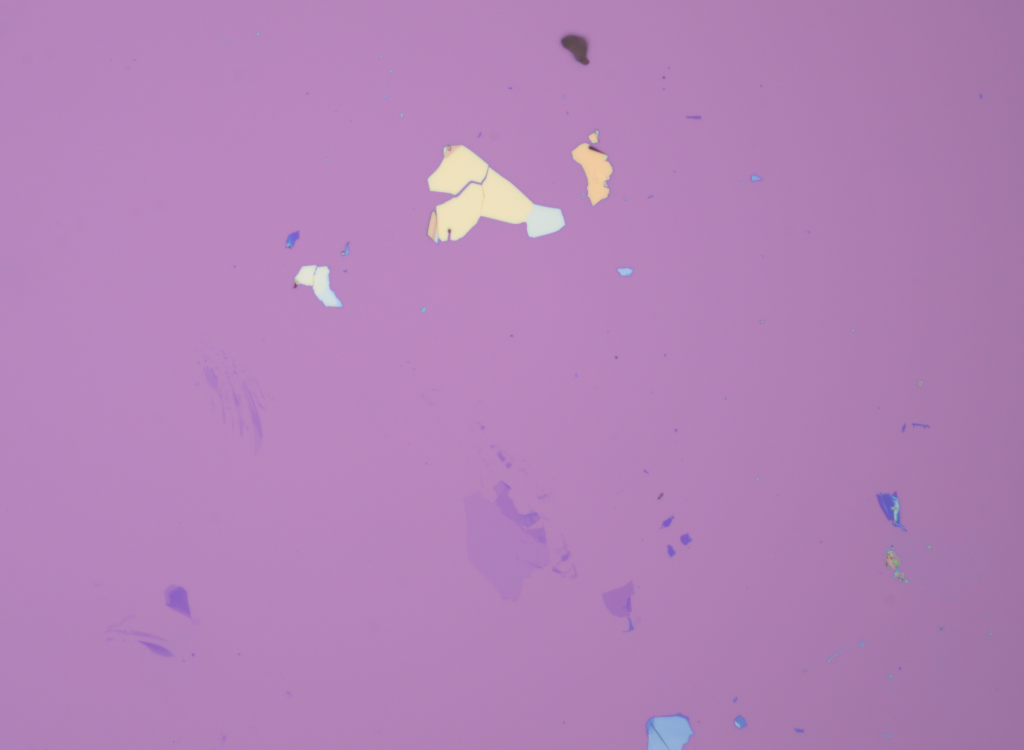
#> input picture TestingEnv/CVTesting/FlakeDetection/images/image4.png, 2048 x 1500 px (shown at 1/2 size)
$ python colorpicker.py images/image4.png
#> lines starting #> are read from the running program, lines starting #| are printed output that depends on the picture; after the words box and inside, x2 and y2 are one past the last pixel; in counts of white or black regions, pixels touching at a corner belong together
#!/usr/bin/env python3
"""
Color Picker Tool
Hover over an image to see the RGB/BGR color values of pixels in real-time.
"""

import cv2
import numpy as np
import sys
import os


class ColorPicker:
    def __init__(self, image_path):
        """
        Initialize the color picker with an image.

        Args:
            image_path: Path to the image file
        """
#> called with image_path = 'images/image4.png'
        # Load image
        self.image_bgr = cv2.imread(image_path, cv2.IMREAD_COLOR)
#> self.image_bgr is the input picture: shape (1500, 2048, 3); mean B, G, R 183, 130.7, 178.5
        if self.image_bgr is None:
            raise ValueError(f"Could not load image from {image_path}")

        # Convert to RGB for display
        self.image_rgb = cv2.cvtColor(self.image_bgr, cv2.COLOR_BGR2RGB)

        # Create a copy for displaying
        self.display_image = self.image_bgr.copy()

        # Current mouse position
        self.mouse_x = 0
        self.mouse_y = 0

        # Window name
        self.window_name = "Color Picker - Press 'q' to quit, 's' to save coordinates"

    # [10 lines left out: function mouse_callback, not called in this run]

    def update_display(self):
        """
        Update the display image with color information overlay.
        """
        # Create a copy of the original image
        display = self.image_bgr.copy()

        # Get pixel color values
        if (0 <= self.mouse_x < self.image_bgr.shape[1] and
            0 <= self.mouse_y < self.image_bgr.shape[0]):

            # BGR values (OpenCV format)
            bgr = self.image_bgr[self.mouse_y, self.mouse_x]
#> bgr = [180, 134, 175]
            b, g, r = int(bgr[0]), int(bgr[1]), int(bgr[2])
#> b = 180; g = 134; r = 175

            # RGB values
            rgb = self.image_rgb[self.mouse_y, self.mouse_x]
#> rgb = [175, 134, 180]
            r_rgb, g_rgb, b_rgb = int(rgb[0]), int(rgb[1]), int(rgb[2])
#> r_rgb = 175; g_rgb = 134; b_rgb = 180

            # Draw crosshair
            cv2.line(display, (self.mouse_x - 20, self.mouse_y),
                    (self.mouse_x + 20, self.mouse_y), (0, 255, 0), 1)
#> display: shape (1500, 2048, 3); under 0.01% of pixels changed, all inside (x1, y1, x2, y2) = (0, 0, 21, 1)
            cv2.line(display, (self.mouse_x, self.mouse_y - 20),
                    (self.mouse_x, self.mouse_y + 20), (0, 255, 0), 1)
#> display: shape (1500, 2048, 3); mean B, G, R 183, 130.8, 178.4

            # Draw a small square showing the color
            color_square_size = 30
            color_square = np.zeros((color_square_size, color_square_size, 3), dtype=np.uint8)
            color_square[:, :] = [b, g, r]  # BGR for OpenCV
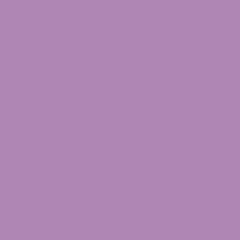
#> color_square: shape (30, 30, 3) (shown 8 times larger); mean of channels 0, 1, 2 180, 134, 175; drawn as B, G, R
            display[10:10+color_square_size, 10:10+color_square_size] = color_square
#> display: shape (1500, 2048, 3); mean B, G, R 183, 130.8, 178.4

            # Draw border around color square
            cv2.rectangle(display, (10, 10), (10+color_square_size, 10+color_square_size),
                         (255, 255, 255), 2)
#> display: shape (1500, 2048, 3); mean B, G, R 183, 130.8, 178.5

            # Prepare text information
            font = cv2.FONT_HERSHEY_SIMPLEX
            font_scale = 0.6
            thickness = 1
            line_height = 20
            y_offset = 50

            # Background for text (semi-transparent)
            text_bg_height = 120
            overlay = display.copy()
            cv2.rectangle(overlay, (10, y_offset - 5), (350, y_offset + text_bg_height),
                         (0, 0, 0), -1)
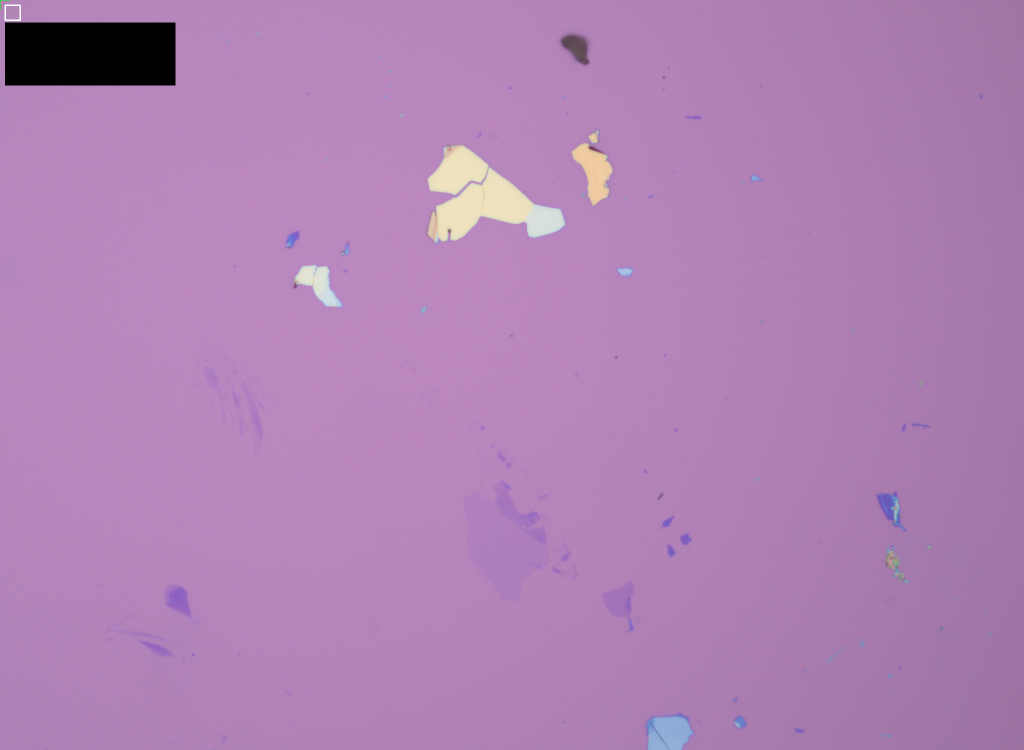
#> overlay: shape (1500, 2048, 3) (shown at 1/2 size); mean B, G, R 180.4, 128.9, 175.9
            cv2.addWeighted(overlay, 0.7, display, 0.3, 0, display)
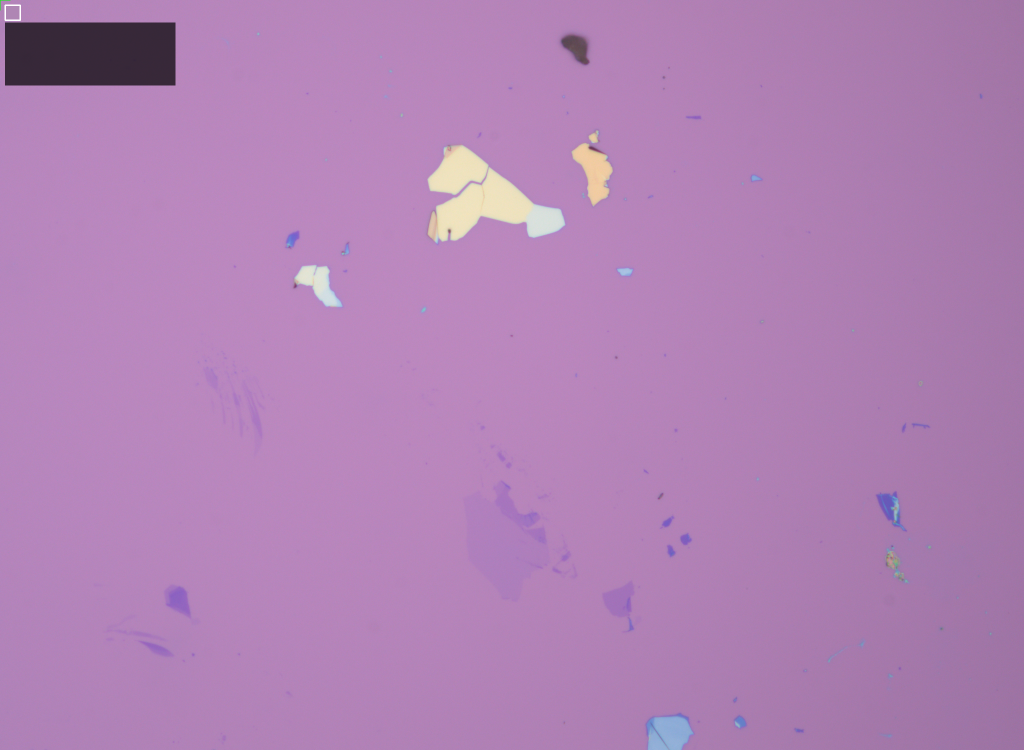
#> display: shape (1500, 2048, 3) (shown at 1/2 size); mean B, G, R 181.2, 129.5, 176.7

            # Text color (white)
            text_color = (255, 255, 255)

            # Display information
            info_lines = [
                f"Position: ({self.mouse_x}, {self.mouse_y})",
                f"BGR: ({b}, {g}, {r})",
                f"RGB: ({r_rgb}, {g_rgb}, {b_rgb})",
                f"Hex RGB: #{r_rgb:02X}{g_rgb:02X}{b_rgb:02X}",
                f"Hex BGR: #{b:02X}{g:02X}{r:02X}",
            ]
#> info_lines = ['Position: (0, 0)', 'BGR: (180, 134, 175)', 'RGB: (175, 134, 180)', 'Hex RGB: #AF86B4', 'Hex BGR: #B486AF']

            for i, line in enumerate(info_lines):
                y_pos = y_offset + i * line_height
                cv2.putText(display, line, (15, y_pos), font, font_scale, text_color, thickness)
#> this loop made 5 passes
#> (line, y_pos) on passes 1 to 5: ('Position: (0, 0)', 50), ('BGR: (180, 134, 175)', 70), ('RGB: (175, 134, 180)', 90), ('Hex RGB: #AF86B4', 110), ('Hex BGR: #B486AF', 130)
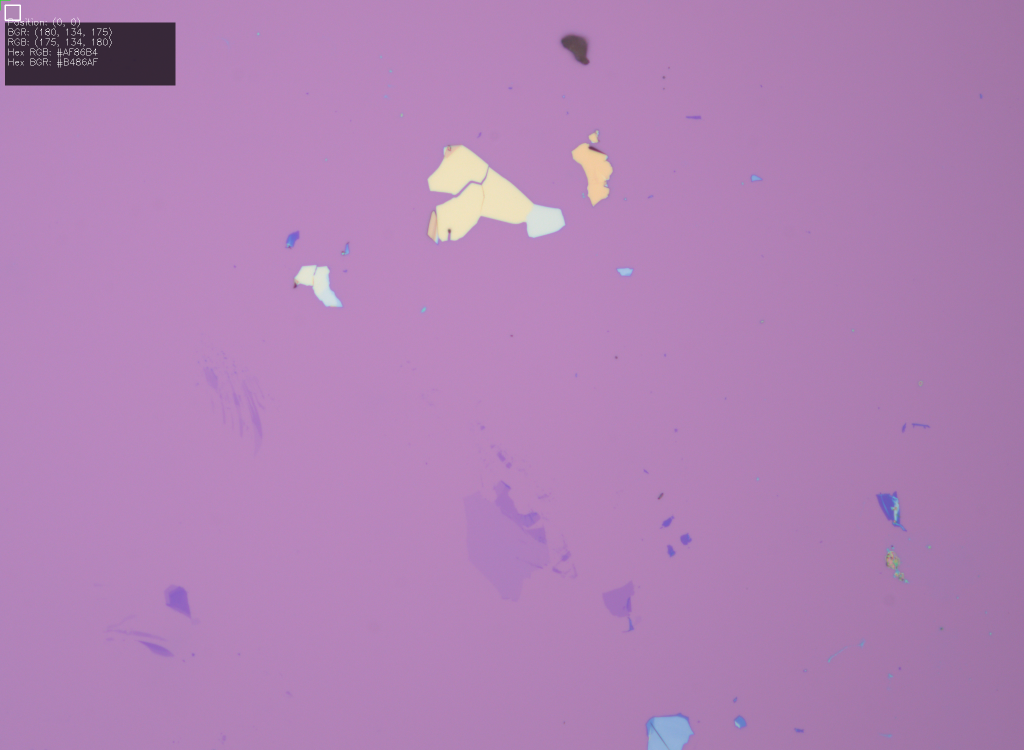
#> display: shape (1500, 2048, 3) (shown at 1/2 size); 0.07% of pixels changed, all inside (x1, y1, x2, y2) = (17, 35, 223, 135)

            # Update display
            self.display_image = display

    def run(self):
        """
        Run the color picker application.
        """
        # Create window
        cv2.namedWindow(self.window_name, cv2.WINDOW_NORMAL)
        cv2.setMouseCallback(self.window_name, self.mouse_callback)

        # Initial display
        self.update_display()

        print("Color Picker started!")
        print("Instructions:")
        print("  - Move mouse over image to see pixel colors")
        print("  - Press 'q' to quit")
        print("  - Press 's' to save current pixel coordinates and color")
        print("  - Press 'r' to reset display")

        while True:
            # Show image
            cv2.imshow(self.window_name, self.display_image)

            # Handle keyboard input
            key = cv2.waitKey(1) & 0xFF
#> (key q is pressed here)

            if key == ord('q'):
                break
            elif key == ord('s'):
                # Save current pixel info
                if (0 <= self.mouse_x < self.image_bgr.shape[1] and
                    0 <= self.mouse_y < self.image_bgr.shape[0]):
                    bgr = self.image_bgr[self.mouse_y, self.mouse_x]
                    rgb = self.image_rgb[self.mouse_y, self.mouse_x]
                    print(f"\nSaved pixel info:")
                    print(f"  Position: ({self.mouse_x}, {self.mouse_y})")
                    print(f"  BGR: ({bgr[0]}, {bgr[1]}, {bgr[2]})")
                    print(f"  RGB: ({rgb[0]}, {rgb[1]}, {rgb[2]})")
            elif key == ord('r'):
                # Reset display
                self.display_image = self.image_bgr.copy()
                self.update_display()

        cv2.destroyAllWindows()
        print("Color Picker closed.")


def main():
    """
    Main function to run the color picker.
    """
    # Check command line arguments
    if len(sys.argv) < 2:
        print("Usage: python colorpicker.py <image_path>")
        print("\nExample:")
        print("  python colorpicker.py images/image4.png")
        sys.exit(1)

    image_path = sys.argv[1]

    # Check if file exists
    if not os.path.exists(image_path):
        print(f"Error: Image file '{image_path}' not found.")
        sys.exit(1)

    try:
        # Create and run color picker
        picker = ColorPicker(image_path)
        picker.run()
    except Exception as e:
        print(f"Error: {e}")
        sys.exit(1)


if __name__ == "__main__":
    main()

$ run again, with TestingEnv/CVTesting/FlakeDetection/images/image1.png copied over TestingEnv/CVTesting/FlakeDetection/images/image4.png
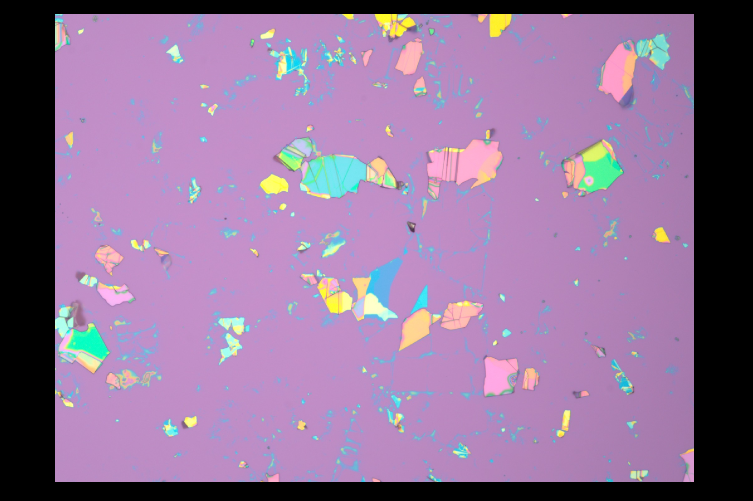
#> input picture TestingEnv/CVTesting/FlakeDetection/images/image1.png, 1506 x 1002 px (shown at 1/2 size)
#> in __init__, self.image_bgr is the input picture: shape (1002, 1506, 3); mean B, G, R 152, 115.2, 145.5
#> bgr = [0, 0, 0]
#> b = 0
#> rgb = [0, 0, 0]
#> r_rgb = 0
#> color_square: shape (30, 30, 3); every value is 0
#> overlay: shape (1002, 1506, 3); mean B, G, R 148.1, 112.3, 141.8
#> in update_display, `cv2.addWeighted(overlay, 0.7, display, 0.3, 0, display)`:
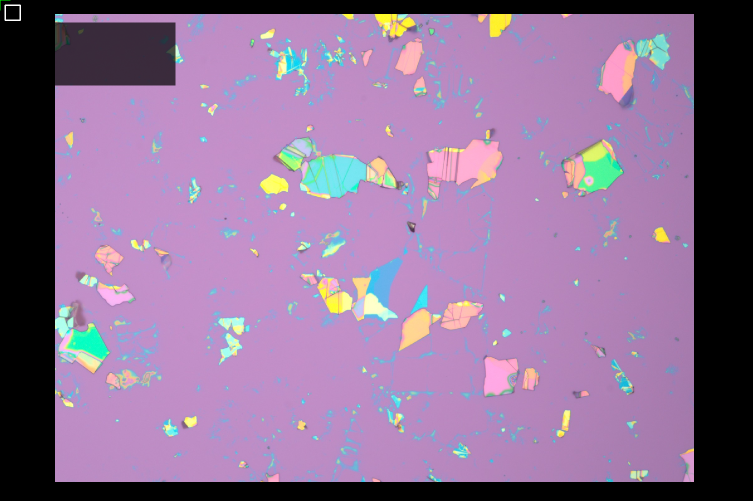
#> display: shape (1002, 1506, 3) (shown at 1/2 size); mean B, G, R 149.3, 113.2, 142.9
#> info_lines = ['Position: (0, 0)', 'BGR: (0, 0, 0)', 'RGB: (0, 0, 0)', 'Hex RGB: #000000', 'Hex BGR: #000000']
#> the loop in update_display, `for i, line in enumerate(info_lines):` made 5 passes
#> (line, y_pos) on passes 1 to 5: ('Position: (0, 0)', 50), ('BGR: (0, 0, 0)', 70), ('RGB: (0, 0, 0)', 90), ('Hex RGB: #000000', 110), ('Hex BGR: #000000', 130)
#> after the loop in update_display, `for i, line in enumerate(info_lines):`:
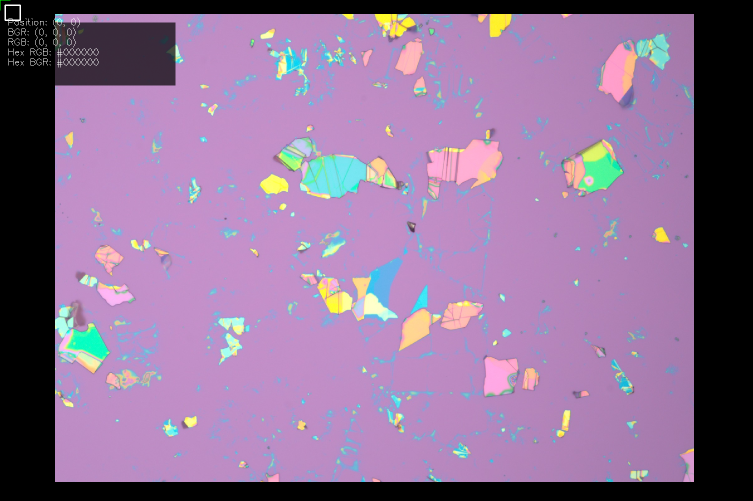
#> display: shape (1002, 1506, 3) (shown at 1/2 size); 0.11% of pixels changed, all inside (x1, y1, x2, y2) = (17, 35, 197, 135)

$ run again, with TestingEnv/CVTesting/FlakeDetection/images/image2.png copied over TestingEnv/CVTesting/FlakeDetection/images/image4.png
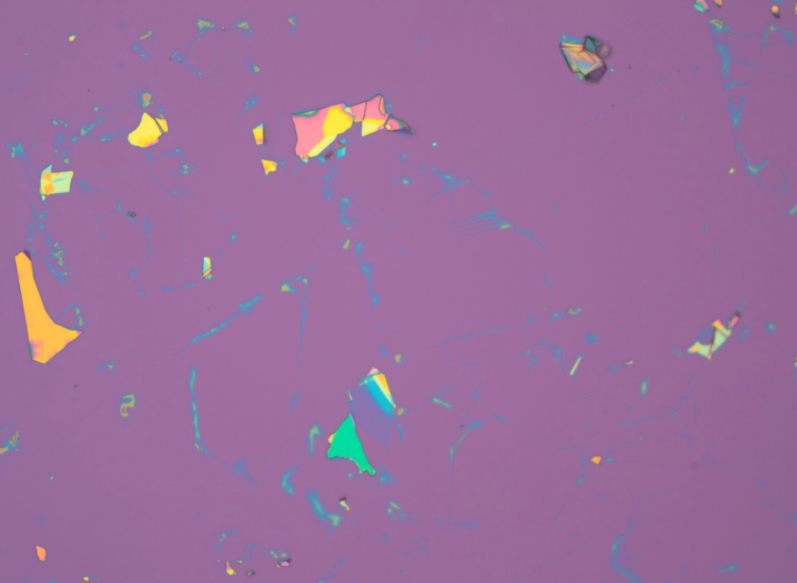
#> input picture TestingEnv/CVTesting/FlakeDetection/images/image2.png, 797 x 583 px
#> in __init__, self.image_bgr is the input picture: shape (583, 797, 3); mean B, G, R 156.4, 110.9, 154.5
#> bgr = [156, 106, 151]
#> b = 156; g = 106; r = 151
#> rgb = [151, 106, 156]
#> r_rgb = 151; g_rgb = 106; b_rgb = 156
#> overlay: shape (583, 797, 3); mean B, G, R 142, 100.1, 139.7
#> in update_display, `cv2.addWeighted(overlay, 0.7, display, 0.3, 0, display)`:
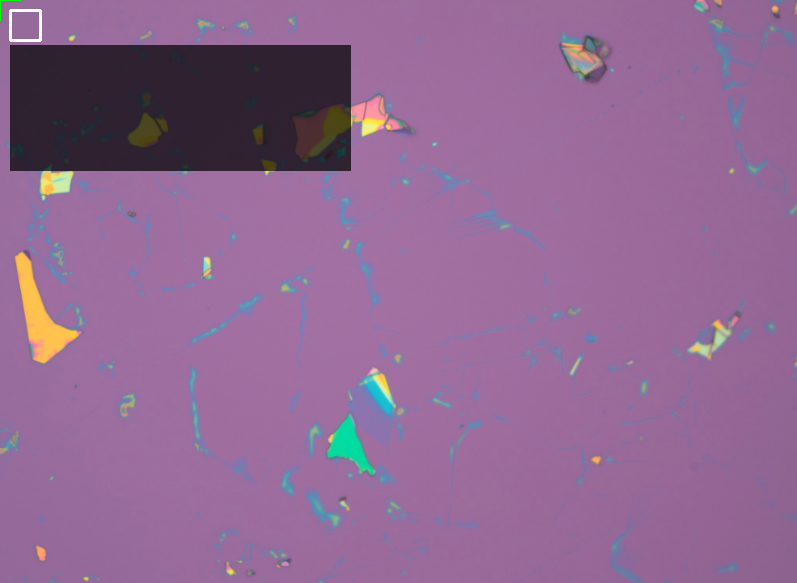
#> display: shape (583, 797, 3); mean B, G, R 146.3, 103.4, 144.2
#> info_lines = ['Position: (0, 0)', 'BGR: (156, 106, 151)', 'RGB: (151, 106, 156)', 'Hex RGB: #976A9C', 'Hex BGR: #9C6A97']
#> the loop in update_display, `for i, line in enumerate(info_lines):` made 5 passes
#> (line, y_pos) on passes 1 to 5: ('Position: (0, 0)', 50), ('BGR: (156, 106, 151)', 70), ('RGB: (151, 106, 156)', 90), ('Hex RGB: #976A9C', 110), ('Hex BGR: #9C6A97', 130)
#> after the loop in update_display, `for i, line in enumerate(info_lines):`:
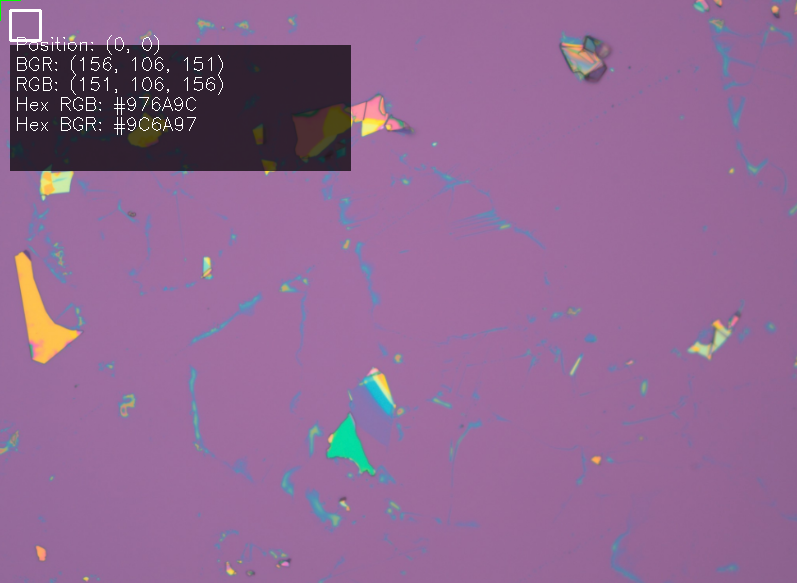
#> display: shape (583, 797, 3); 0.43% of pixels changed, all inside (x1, y1, x2, y2) = (17, 35, 223, 135)
